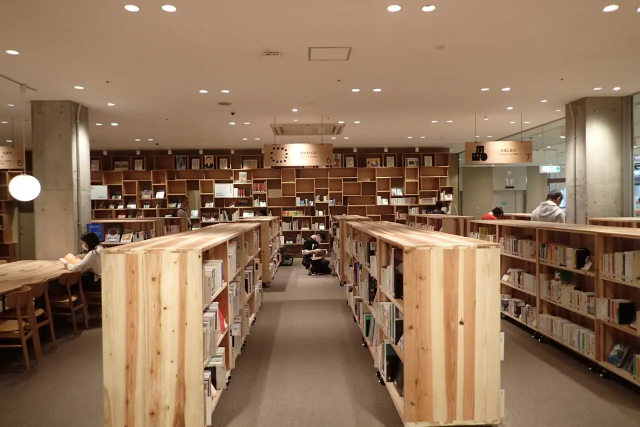
#> input picture ミライブ.webp, 1280 x 853 px (shown at 1/2 size)
$ python make_icons_from_image.py '../ミライブ.webp'
#> lines starting #> are read from the running program, lines starting #| are printed output that depends on the picture
"""用意した1枚の画像から、PWA用アイコン5種を書き出す。

    .venv/bin/python tools/make_icons_from_image.py path/to/logo.png

元画像は「正方形・512px以上・余白すこし」が理想。
maskable と apple-touch-icon は不透明にする（iOS は透過を黒く描くため）。
"""

from __future__ import annotations

import sys
from pathlib import Path

from PIL import Image

ICONS_DIR = Path(__file__).resolve().parent.parent / "book_search_app" / "static" / "icons"
FALLBACK_BACKGROUND = (12, 8, 32)  # アプリの --ink と同じ #0C0820


def _background_of(image: Image.Image) -> tuple[int, int, int]:
    """元画像の下地の色を、縁のピクセルの中央値から推定する。

    自前の色で塗ると、元画像の背景とわずかに違ったときに
    maskable 版で四角い継ぎ目が見えてしまう。生成画像の背景は
    圧縮ノイズで数値がばらつくため、単純な四隅の一致判定ではなく
    中央値を使う（外れ値に強い）。

    縁に絵がはみ出しているなど、色がまとまらない場合は既定色にする。
    """
    rgb = image.convert("RGB")
    w, h = rgb.size
    step = max(1, min(w, h) // 32)

    samples: list[tuple[int, int, int]] = []
    for x in range(0, w, step):
        samples.append(rgb.getpixel((x, 0)))
        samples.append(rgb.getpixel((x, h - 1)))
    for y in range(0, h, step):
        samples.append(rgb.getpixel((0, y)))
        samples.append(rgb.getpixel((w - 1, y)))

    channels = [sorted(s[i] for s in samples) for i in range(3)]
    median = tuple(c[len(c) // 2] for c in channels)

    # 縁の色が散らばりすぎている＝一様な下地ではない、と判断する
    spread = max(c[-1] - c[0] for c in channels)
    if spread > 60:
        print(f"⚠️ 縁の色が一様ではありません（ばらつき {spread}）。既定色を使います。")
        return FALLBACK_BACKGROUND

    return median  # type: ignore[return-value]


def _crop_to_artwork(image: Image.Image, background: tuple[int, int, int]) -> Image.Image:
    """下地だけの余白を切り落として、絵の部分だけにする。

    生成された画像は絵のまわりに広い余白を持つことが多く、そのまま使うと
    ホーム画面で絵が小さく見える。余白を削ってから拡大するほうが視認性が高い。
    """
    rgb = image.convert("RGB")
    # 下地との差が小さいピクセルを「余白」とみなす（圧縮ノイズに耐えるため閾値つき）
    diff = Image.new("L", rgb.size)
    px_src, px_dst = rgb.load(), diff.load()
    for y in range(rgb.height):
        for x in range(rgb.width):
            r, g, b = px_src[x, y]
            d = abs(r - background[0]) + abs(g - background[1]) + abs(b - background[2])
            px_dst[x, y] = 255 if d > 30 else 0

    box = diff.getbbox()
    if box is None:
        return image

    # 正方形に整えてから切り出す（縦横比を崩さないため）
    left, top, right, bottom = box
    cx, cy = (left + right) / 2, (top + bottom) / 2
    half = max(right - left, bottom - top) / 2
    side = half * 2
    return image.crop((
        int(cx - half), int(cy - half), int(cx - half + side), int(cy - half + side),
    ))


def _fit(
    source: Image.Image, size: int, scale: float, opaque: bool,
    background: tuple[int, int, int],
) -> Image.Image:
    """size×size の canvas の中央に、scale の割合で元画像を収める。"""
    canvas = Image.new("RGBA", (size, size), (*background, 255) if opaque else (0, 0, 0, 0))

    inner = max(1, int(size * scale))
    art = source.copy()
    art.thumbnail((inner, inner), Image.LANCZOS)

    canvas.paste(art, ((size - art.width) // 2, (size - art.height) // 2), art)
    return canvas.convert("RGB") if opaque else canvas


def main() -> int:
    if len(sys.argv) < 2:
        print(__doc__)
        return 1

    source_path = Path(sys.argv[1])
    if not source_path.is_file():
        print(f"見つかりません: {source_path}")
        return 1

    with Image.open(source_path) as image:
#> image is the input picture: PIL image 1280x853 RGB; mean R, G, B 144.3, 115.2, 89.3
        source = image.convert("RGBA")

    if source.width != source.height:
        print(f"⚠️ 正方形ではありません（{source.width}x{source.height}）。中央に収めます。")
#| ⚠️ 正方形ではありません（1280x853）。中央に収めます。

    background = _background_of(source)
#> after the loop in _background_of, `for x in range(0, w, step):`: samples = 100 items, first 6: (140, 111, 82), (78, 58, 40), (143, 113, 84), (87, 66, 46), (145, 116, 87), (99, 78, 55)
#> after the loop in _background_of, `for y in range(0, h, step):`: samples = 166 items, first 6: (140, 111, 82), (78, 58, 40), (143, 113, 84), (87, 66, 46), (145, 116, 87), (99, 78, 55)
#> in _background_of, `channels = [sorted(s[i] for s in samples) for i in range(3)]`: channels = 3 items
#> in _background_of, `median = tuple(c[len(c) // 2] for c in channels)`: median = (147, 122, 95)
#> in _background_of, `spread = max(c[-1] - c[0] for c in channels)`: spread = 230
#| ⚠️ 縁の色が一様ではありません（ばらつき 230）。既定色を使います。
#> background = (12, 8, 32)
    print(f"下地の色: #{background[0]:02X}{background[1]:02X}{background[2]:02X}")
#| 下地の色: #0C0820

    before = source.size
#> before = (1280, 853)
    source = _crop_to_artwork(source, background)
#> in _crop_to_artwork, `diff = Image.new("L", rgb.size)`: diff: PIL image 1280x853 L; every value is 0
#> in _crop_to_artwork, `box = diff.getbbox()`: box = (0, 0, 1280, 853)
#> in _crop_to_artwork, `left, top, right, bottom = box`: left = 0; right = 1280; bottom = 853
#> in _crop_to_artwork, `cx, cy = (left + right) / 2, (top + bottom) / 2`: cx = 640; cy = 426.5
#> in _crop_to_artwork, `half = max(right - left, bottom - top) / 2`: half = 640
#> in _crop_to_artwork, `side = half * 2`: side = 1280
#> in _crop_to_artwork, `return image.crop(( int(cx - half), int(cy - half), int(cx - half + si..`:
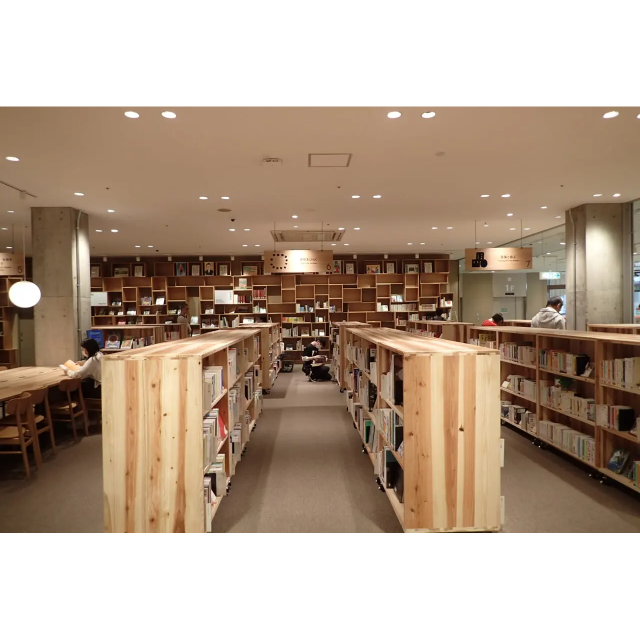
#> returned value: PIL image 1280x1279 RGBA (shown at 1/2 size); mean R, G, B, A 96.2, 76.8, 59.6, 170.1; transparent parts drawn white
    print(f"余白を切り落とし: {before[0]}x{before[1]} → {source.size[0]}x{source.size[1]}\n")
#| 余白を切り落とし: 1280x853 → 1280x1279

    ICONS_DIR.mkdir(parents=True, exist_ok=True)

    targets = [
        # (ファイル名, サイズ, 図柄の占有率, 不透明にするか)
        # 余白を切り落としてあるので、ここでの割合がそのまま見た目の大きさになる
        ("icon-192.png", 192, 0.92, True),
        ("icon-512.png", 512, 0.92, True),
        # Android は円や角丸に切り抜くので、中央70%に収めて余白を作る
        ("maskable-192.png", 192, 0.70, True),
        ("maskable-512.png", 512, 0.70, True),
        # iOS は角を丸めるだけなので大きめでよい
        ("apple-touch-icon.png", 180, 0.88, True),
    ]

    for name, size, scale, opaque in targets:
        _fit(source, size, scale, opaque, background).save(
            ICONS_DIR / name, "PNG", optimize=True
        )
        print(f"{name:24s} {size}x{size}  {(ICONS_DIR / name).stat().st_size / 1024:6.1f} KB")
#> this loop made 1 pass
#> pass 1, in _fit, `canvas = Image.new("RGBA", (size, size), (*background, 255) if opaque ..`:
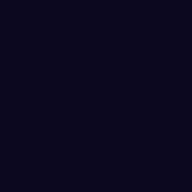
#> canvas: PIL image 192x192 RGBA; mean R, G, B, A 12, 8, 32, 255
#> pass 1, in main, `_fit(source, size, scale, opaque, background).save( ICONS_DIR / name, ..`:
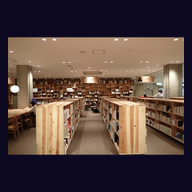
#> saved as icon-192.png: PIL image 192x192 RGB; mean R, G, B 86.2, 68.1, 64.2

    print("\n次: .venv/bin/python -m pytest tests/test_pwa.py -q で四隅の不透明性を確認")
    return 0


if __name__ == "__main__":
#> (the run stopped early here; a loop or call above may not have finished)

$ run again, on 代官山蔦屋書店.jpg
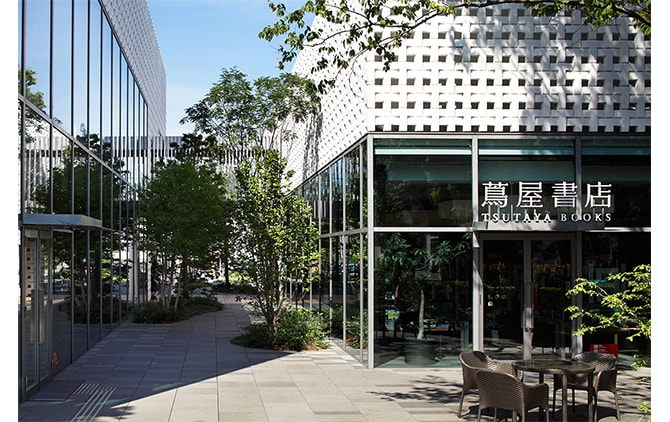
#> input picture 代官山蔦屋書店.jpg, 670 x 422 px
#> in main, image is the input picture: PIL image 670x422 RGB; mean R, G, B 111.1, 115.7, 114.1
#| ⚠️ 正方形ではありません（670x422）。中央に収めます。
#> after the loop in _background_of, `for x in range(0, w, step):`: samples = 104 items, first 6: (255, 255, 255), (255, 255, 255), (255, 255, 255), (255, 255, 255), (138, 160, 199), (56, 62, 76)
#> after the loop in _background_of, `for y in range(0, h, step):`: samples = 170 items, first 6: (255, 255, 255), (255, 255, 255), (255, 255, 255), (255, 255, 255), (138, 160, 199), (56, 62, 76)
#> channels = 3 items
#> median = (212, 211, 243)
#> spread = 255
#| ⚠️ 縁の色が一様ではありません（ばらつき 255）。既定色を使います。
#> background = (12, 8, 32)
#| 下地の色: #0C0820
#> diff: PIL image 670x422 L; every value is 0
#> box = (0, 0, 670, 422)
#> left = 0; right = 670; bottom = 422
#> cx = 335; cy = 211
#> half = 335
#> side = 670
#> in _crop_to_artwork, `return image.crop(( int(cx - half), int(cy - half), int(cx - half + si..`:
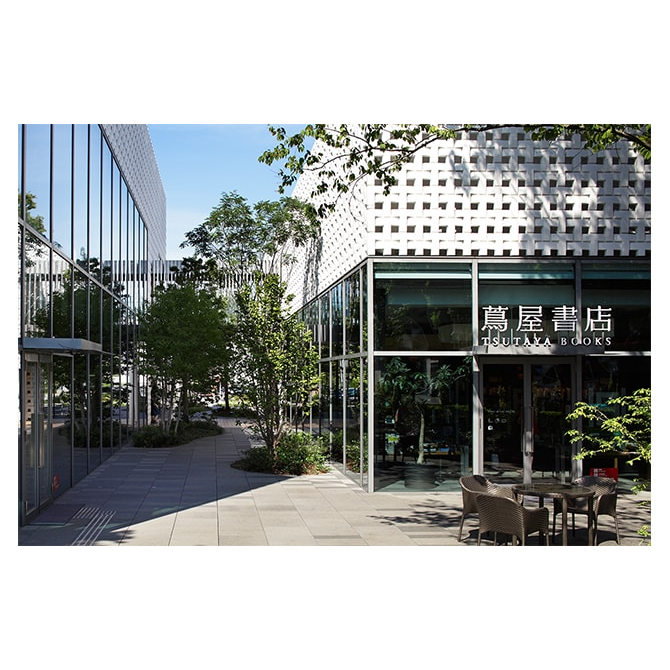
#> returned value: PIL image 670x670 RGBA; mean R, G, B, A 70, 72.9, 71.8, 160.6; transparent parts drawn white
#| 余白を切り落とし: 670x422 → 670x670
#> the loop in main, `for name, size, scale, opaque in targets:` made 1 pass
#> pass 1, in main, `_fit(source, size, scale, opaque, background).save( ICONS_DIR / name, ..`:
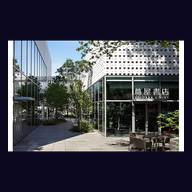
#> saved as icon-192.png: PIL image 192x192 RGB; mean R, G, B 64.5, 65, 75.4

$ run again, on 各務原BC.jpg
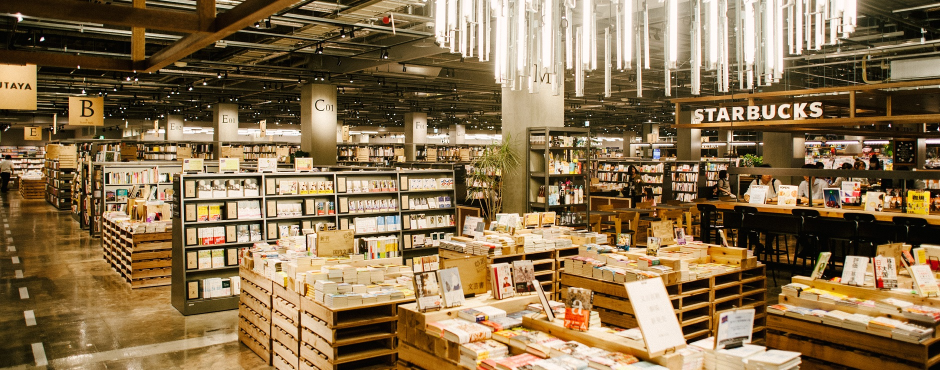
#> input picture 各務原BC.jpg, 1880 x 740 px (shown at 1/2 size)
#> in main, image is the input picture: PIL image 1880x740 RGB; mean R, G, B 137.3, 113, 78.2
#| ⚠️ 正方形ではありません（1880x740）。中央に収めます。
#> after the loop in _background_of, `for x in range(0, w, step):`: samples = 164 items, first 6: (24, 12, 0), (137, 115, 68), (30, 18, 6), (135, 112, 60), (25, 13, 0), (140, 113, 60)
#> after the loop in _background_of, `for y in range(0, h, step):`: samples = 230 items, first 6: (24, 12, 0), (137, 115, 68), (30, 18, 6), (135, 112, 60), (25, 13, 0), (140, 113, 60)
#> channels = 3 items
#> median = (155, 113, 60)
#> spread = 252
#| ⚠️ 縁の色が一様ではありません（ばらつき 252）。既定色を使います。
#> background = (12, 8, 32)
#| 下地の色: #0C0820
#> diff: PIL image 1880x740 L; every value is 0
#> box = (0, 0, 1880, 740)
#> left = 0; right = 1880; bottom = 740
#> cx = 940; cy = 370
#> half = 940
#> side = 1880
#> in _crop_to_artwork, `return image.crop(( int(cx - half), int(cy - half), int(cx - half + si..`:
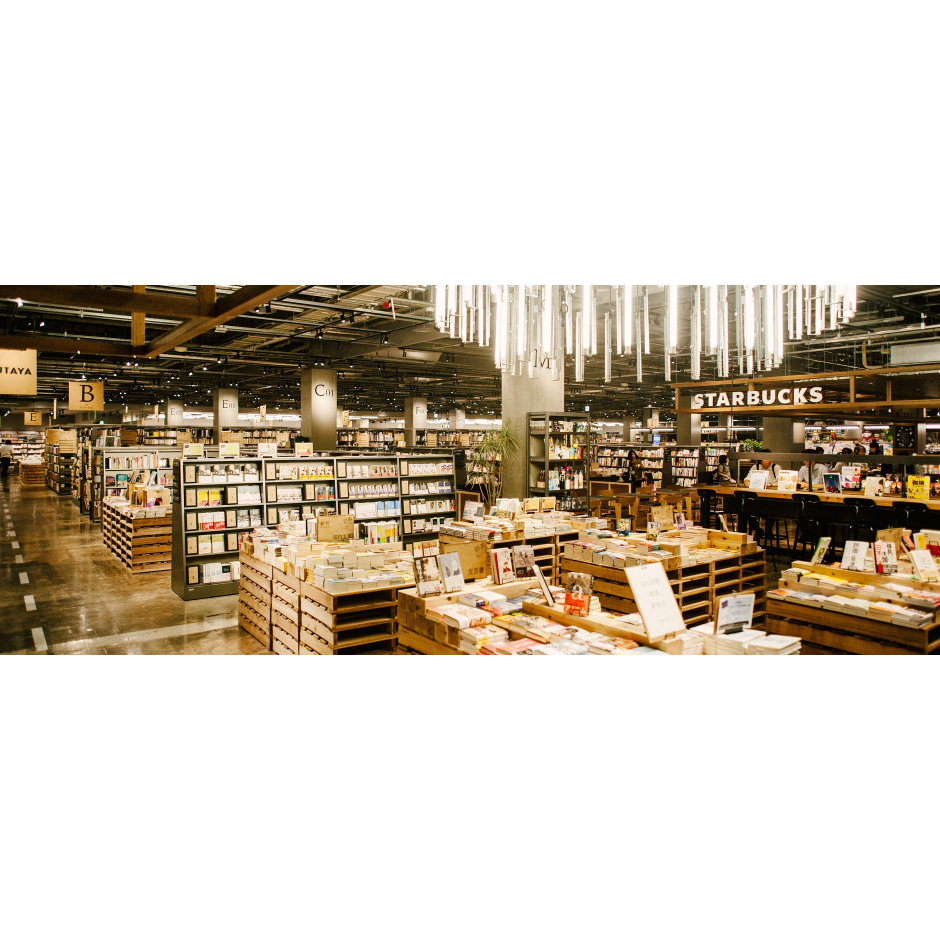
#> returned value: PIL image 1880x1880 RGBA (shown at 1/2 size); mean R, G, B, A 54, 44.5, 30.8, 100.4; transparent parts drawn white
#| 余白を切り落とし: 1880x740 → 1880x1880
#> the loop in main, `for name, size, scale, opaque in targets:` made 1 pass
#> pass 1, in main, `_fit(source, size, scale, opaque, background).save( ICONS_DIR / name, ..`:
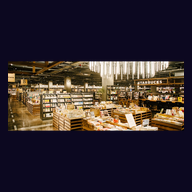
#> saved as icon-192.png: PIL image 192x192 RGB; mean R, G, B 53.5, 42.8, 47.4
